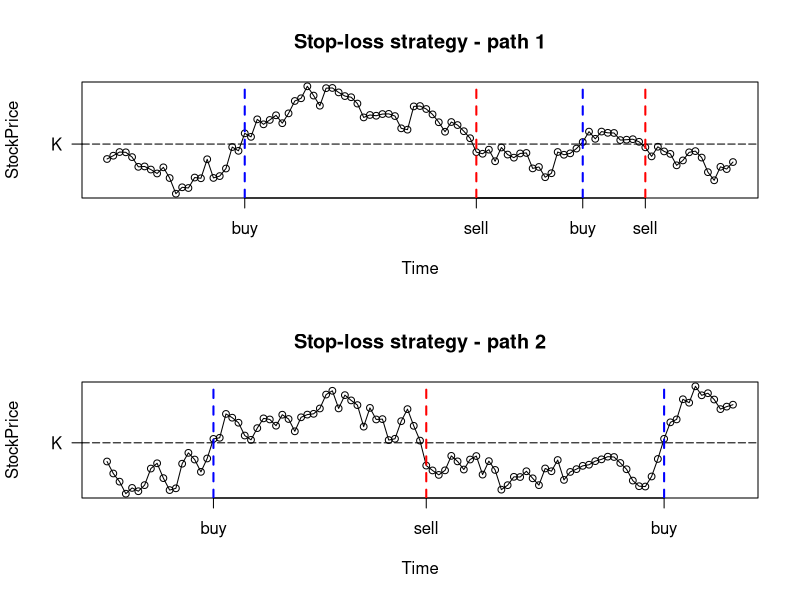

R code for this plot:
# clear variables and close windows
rm(list = ls(all = TRUE))
graphics.off()

# Declare stock price variables
S0    = 49                          # initial stock price
sig   = 0.2                         # volatility 

# Declare option pricing variables
r     = 0.05                        # interest rate
K     = 50                          # strikeprice
t0    = 0/52                        # current time (1 week = 1/52)
mat   = 20/52                       # maturity

# Parameters for calculations
dt    = 0.2/52                      # period between steps
np    = (mat - t0)/dt               # number of periods
t     = seq(t0, mat, dt)            # maturity - t0 divided in n intervals
tau   = mat - t                     # times to maturity

# Simulate first stock price path
set.seed(924)                       # in order to make the simulation replicable
Wt = c(0, cumsum(sqrt(dt) * rnorm(np)))
S = S0 * exp((r - 0.5 * sig^2) * t + sig * Wt)

# Calculate buying and selling timepoints
n           = 1
m           = 1
p           = 1
Buy         = (S[1:(length(S) - 1)] < K) * (S[2:length(S)] > K)
Sell        = (S[1:(length(S) - 1)] > K) * (S[2:length(S)] < K)
buytime     = numeric(sum(Buy))     # predefined zero vector for efficiency
selltime    = numeric(sum(Sell))    # length of buy/sell time is the number of purchases
hedge.costs = numeric(sum(Buy) + sum(Sell) + 1)

for (k in 1:length(Buy)) {
    if (Buy[k] == 1) {
        buytime[n] = t[k + 1]
        hedge.costs[p] = S[k + 1]
        n = n + 1
        p = p + 1
    }
    if (Sell[k] == 1) {
        selltime[m] = t[k + 1]
        hedge.costs[p] = -S[k + 1]
        m = m + 1
        p = p + 1
    }
}

hedge.costs[length(hedge.costs)] = -K * (S[np + 1] > K)

# Plot
par(mfrow = c(2, 1))
plot(t, S, type = "l", ylab = "StockPrice", xlab = "Time", xaxt = "n", yaxt = "n",
     main = "Stop-loss strategy - path 1")
lines(t, S, type = "p", cex = 0.9)
abline(h = 50, lty = 5)
axis(2, K, "K", las = 1)
buyaxis = rep("buy", length(buytime))
sellaxis = rep("sell", length(selltime))
axis(1, buytime, buyaxis)
axis(1, selltime, sellaxis)
abline(v = buytime, lty = 2, lwd = 2, col = "blue")
abline(v = selltime, lty = 2, lwd = 2, col = "red")

StopLossStrat1 = data.frame(HedgeCosts = hedge.costs, CumHedgeCosts = cumsum(hedge.costs),
                            row.names = c(1:(length(hedge.costs) - 1), "Maturity"))

# Simulate second stock price path
set.seed(288)                       # in order to make the simulation replicable
Wt  = c(0, cumsum(sqrt(dt) * rnorm(np)))
S   = S0 * exp((r - 0.5 * sig^2) * t + sig * Wt)

# Calculate buying and selling timepoints
n           = 1
m           = 1
p           = 1
Buy         = (S[1:(length(S) - 1)] <= K) * (S[2:length(S)] > K)
Sell        = (S[1:(length(S) - 1)] >= K) * (S[2:length(S)] < K)
buytime     = numeric(sum(Buy))     # predefined zero vector for efficiency
selltime    = numeric(sum(Sell))    # length of buy/sell time is the number of purchases
hedge.costs = numeric(sum(Buy) + sum(Sell) + 1)

for (k in 1:length(Buy)) {
    if (Buy[k] == 1) {
        buytime[n] = t[k + 1]
        hedge.costs[p] = S[k + 1]
        n = n + 1
        p = p + 1
    }
    if (Sell[k] == 1) {
        selltime[m] = t[k + 1]
        hedge.costs[p] = -S[k + 1]
        m = m + 1
        p = p + 1
    }
}

hedge.costs[length(hedge.costs)] = -K * (S[np + 1] > K)

# Plot
plot(t, S, type = "l", ylab = "StockPrice", xlab = "Time", xaxt = "n", yaxt = "n",
     main = "Stop-loss strategy - path 2")
lines(t, S, type = "p", cex = 0.9)
abline(h = 50, lty = 5)
axis(2, K, "K", las = 1)
buyaxis = rep("buy", length(buytime))
sellaxis = rep("sell", length(selltime))
axis(1, buytime, buyaxis)
axis(1, selltime, sellaxis)
abline(v = buytime, lty = 2, lwd = 2, col = "blue")
abline(v = selltime, lty = 2, lwd = 2, col = "red")

StopLossStrat2 = data.frame(HedgeCosts = hedge.costs, CumHedgeCosts = cumsum(hedge.costs),
                            row.names = c(1:(length(hedge.costs) - 1), "Maturity"))

print(StopLossStrat1)
print(StopLossStrat2)
